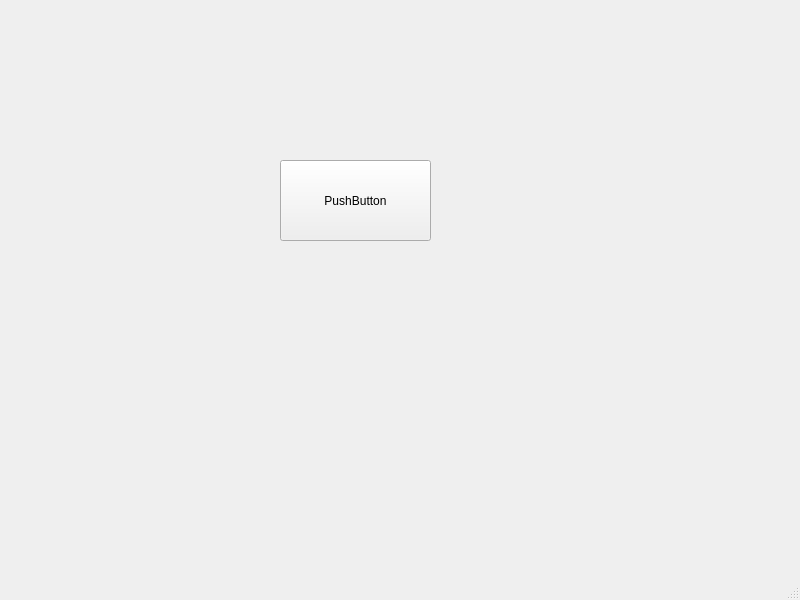
<?xml version="1.0" encoding="UTF-8"?>
<ui version="4.0">
 <class>MainWindow</class>
 <widget class="QMainWindow" name="MainWindow">
  <property name="geometry">
   <rect>
    <x>0</x>
    <y>0</y>
    <width>800</width>
    <height>600</height>
   </rect>
  </property>
  <property name="windowTitle">
   <string>MainWindow</string>
  </property>
  <widget class="QWidget" name="centralwidget">
   <widget class="QPushButton" name="customBtn">
    <property name="geometry">
     <rect>
      <x>280</x>
      <y>160</y>
      <width>151</width>
      <height>81</height>
     </rect>
    </property>
    <property name="text">
     <string>PushButton</string>
    </property>
   </widget>
  </widget>
  <widget class="QMenuBar" name="menubar">
   <property name="geometry">
    <rect>
     <x>0</x>
     <y>0</y>
     <width>800</width>
     <height>26</height>
    </rect>
   </property>
  </widget>
  <widget class="QStatusBar" name="statusbar"/>
 </widget>
 <resources/>
 <connections/>
</ui>
